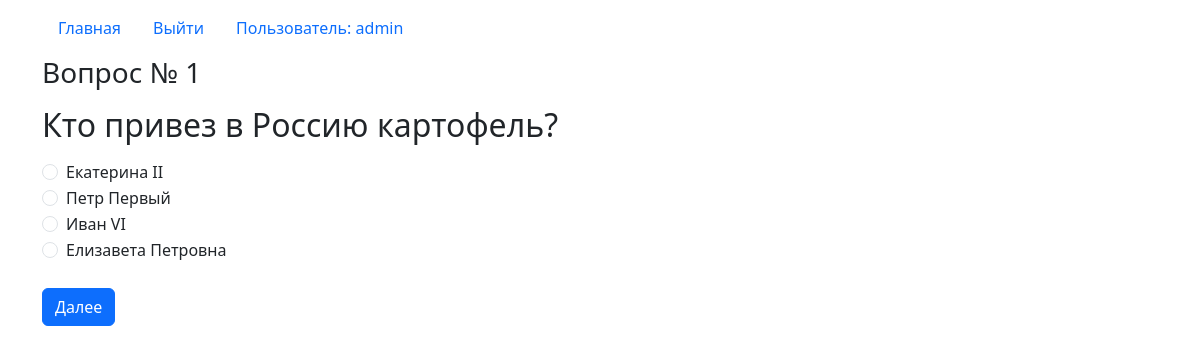
The app's page /passing_test/2/1/ (signed in) with its own data.
### questionnaire/models.py (models this page shows)
class Test(models.Model):
    number = models.IntegerField()
    text = models.TextField(
        verbose_name='Текст вопроса'
    )
    set_of_tests = models.ForeignKey(
        SetOfTests,
        on_delete=models.CASCADE,
        verbose_name='Набор тестов'
    )
    class Meta:
        unique_together = ('number', 'set_of_tests')

class Answer(models.Model):
    text = models.TextField(
        verbose_name='Текст ответа'
    )
    test = models.ForeignKey(
        Test,
        on_delete=models.CASCADE
    )
    is_rigth = models.BooleanField()

### questionnaire/views.py (the view)
@login_required
def passing_test(request, num_set, num_test):
    if num_test == 1:
        obj = UserResults.objects.get(
            user=request.user,
            set_of_tests=num_set
        )
        obj.count_correct_answer = 0
        obj.save()
    question = Test.objects.get(
        set_of_tests=num_set,
        number=num_test
    )
    answers = Answer.objects.filter(test=question)
    context = {
        'question': question,
        'num_set': num_set,
        'answers': answers,
    }
    return render(
        request,
        'questionnaire/passing_test.html',
        context=context
    )

### templates/questionnaire/passing_test.html (shortened to what this page needs)
{% extends 'base.html'%}
{% block content %}
<div class="container">
<h3>
    <p>Вопрос № {{ question.number }}</p>
</h3>
<h2>
    <p>{{ question.text }}</p>
</h2>
<form action="{% url 'questionnaire:get_answer' num_set question.pk %}" method="post">
    {% for answer in answers %}
        <div class="form-check">
            <input class="form-check-input" type="radio" name="choice" id="choice{{ forloop.counter }}" value="{{ answer.pk }}" />
            <label class="form-check-label" for="choice{{ forloop.counter }}">{{ answer.text }}</label><br />
        </div>
    {% endfor %}
    <br>
    <button type="submit" class="btn btn-primary">
        Далее
    </button>
</form>
</div>
{% endblock %}

### templates/base.html (shortened to what this page needs)
{% load static %}
<!DOCTYPE html>
<html lang="ru">
  <head>
    <link rel="stylesheet" href="{% static 'css/bootstrap.min.css' %}">
  </head>
  <body>
    {% include 'includes/header.html' %}
    <main>
      {% block content %}Контент не позвезли :((({% endblock %}
    </main>
  </body>
</html>

### templates/includes/header.html (shortened to what this page needs)
{% load static %}
<header>
  <nav class="navbar navbar-nav">
    <div class="container">
       <ul class="nav nav-pills">
        {% with request.resolver_match.view_name as view_name %}
        <li class="nav-item">
          <a class="nav-link
            " href="{% url 'questionnaire:index' %}">
            Главная
          </a>
        </li>
        {% if request.user.is_authenticated %}
        <li class="nav-item">
          <a class="nav-link
          "
          href="{% url 'users:logout' %}"
          >
            Выйти
          </a>
        </li>
        <li class="nav-item">
          <a class="nav-link">
            Пользователь: {{ user.username }}
          </a>
        </li>
        {% endif %}
        {% endwith %}
      </ul>
    </div>
  </nav>
</header>

### records on screen
Test: number "1", text "Кто привез в Россию картофель?"
Answer: text "Екатерина II"
Answer: text "Петр Первый"
Answer: text "Иван VI"
Answer: text "Елизавета Петровна"

### other values on screen
{{ user.username }} "admin"
